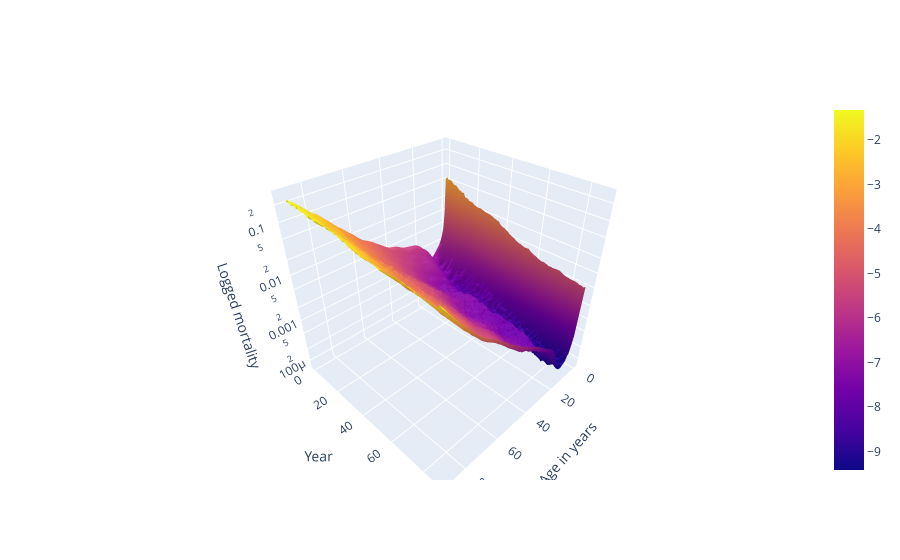

Source (notebook cell):
### Code cell
fig = go.Figure(data = [
    go.Surface(
        z = mx_array, text = text_array,
        surfacecolor = np.log(mx_array),
        hovertemplate = '%{text}'
    )
])

fig.update_layout(
    scene = dict(
        zaxis = dict(title = "Logged mortality", type="log"),
        xaxis = dict(title = "Age in years"),
        yaxis = dict(title = "Year")

    )
)

fig.show()

### Figure 1 — Plotly figure (JSON) as saved in the notebook; plotly's stock layout.template omitted (floating-point values rounded to 4 significant figures; data arrays with more than 128 entries replaced by an {"elided": "..."} marker saying what was removed)
{"data": [{"hovertemplate": "%{text}", "surfacecolor": {"elided": "89x91 float values"}, "text": {"elided": "89x91 str values"}, "type": "surface", "z": {"elided": "89x91 float values"}}], "layout": {"scene": {"xaxis": {"title": {"text": "Age in years"}}, "yaxis": {"title": {"text": "Year"}}, "zaxis": {"title": {"text": "Logged mortality"}, "type": "log"}}}}
